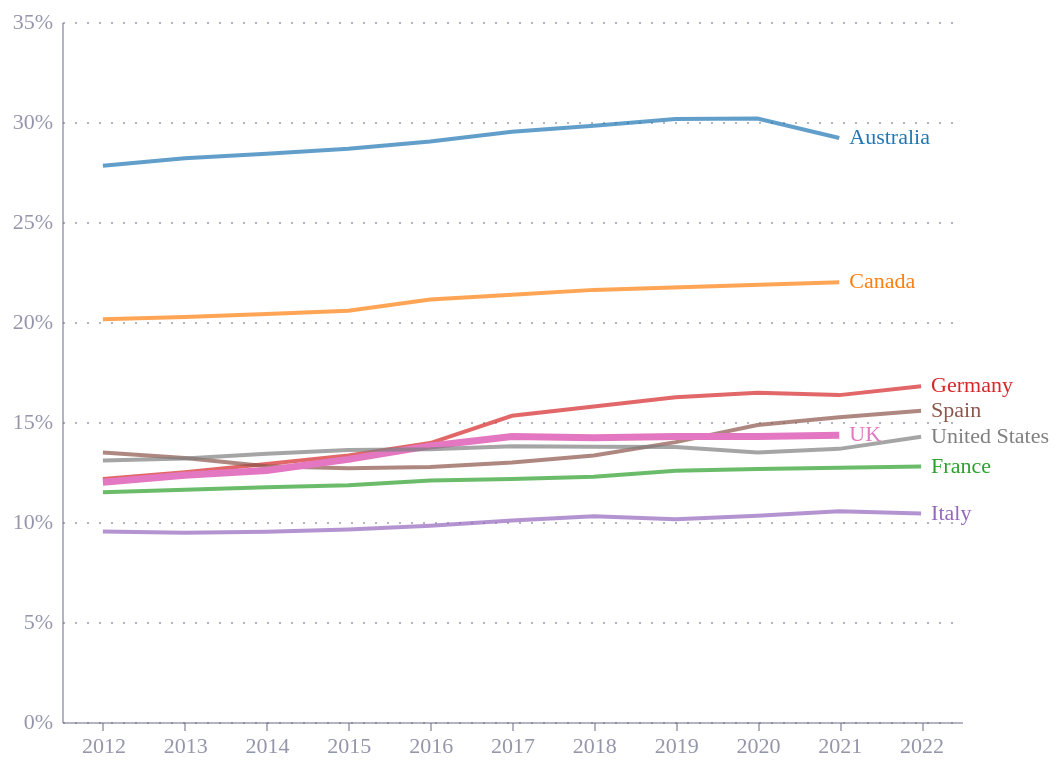

Write the Vega-Lite specification saved for this chart.
### Vega-Lite specification from a JSON file in a GitHub repository (floating-point values rounded to 4 significant figures; data arrays with more than 128 entries replaced by an {"elided": "..."} marker saying what was removed)
{"config": {"font": "Circular Std", "text": {"color": "#676A86", "align": "left", "baseline": "middle", "dx": 7, "dy": 0, "fontSize": 11}, "view": {"stroke": null, "continuousWidth": 400, "continuousHeight": 300, "discreteWidth": 400, "discreteHeight": 300}, "bar": {"color": "#179fdb"}, "line": {"color": "#e6224b"}, "rule": {"color": "#676A86"}, "area": {"opacity": 0.3}, "point": {"filled": true, "size": 80, "color": "#e6224b", "opacity": 0.95}, "geoshape": {"stroke": "white", "strokeWidth": 0.3}, "rect": {"fill": "#d6d4d4", "opacity": 0.3}, "axis": {"labelColor": "#676A86", "labelFontSize": 11, "labelFont": "Circular Std", "labelOpacity": 0.7, "tickColor": "#676A86", "tickOpacity": 0.5, "domainColor": "#676A86", "domainOpacity": 0.5, "gridColor": "#676A86", "gridDash": [2, 2], "gridOpacity": 0.5, "title": null, "titleColor": "#676A86", "titleOpacity": 0.8, "tickSize": 4}, "axisXDiscrete": {"grid": false, "labelAngle": 0, "tickCount": 10, "tickOpacity": 0.5, "title": null}, "axisYDiscrete": {"ticks": false, "labelPadding": 5}, "axisXTemporal": {"grid": false, "ticks": true}, "axisXQuantitative": {"grid": true}, "axisYQuantitative": {"gridColor": "#676A86", "gridDash": [1, 5], "gridOpacity": 0.5, "ticks": false, "labelPadding": 5, "tickCount": 8, "titleAngle": 0, "titleAlign": "left", "titleBaseline": "bottom", "titleX": 0, "titleY": -5}, "title": {"color": "#676A86", "subtitleColor": "#122b39E6", "font": "Circular Std", "subtitleFont": "Circular Std", "anchor": "start", "dx": 24, "fontSize": 14, "subtitleFontSize": 12, "subtitlePadding": 4, "offset": 0}, "legend": {"titleColor": "#122b39", "title": null, "labelColor": "#122b39", "labelFontSize": 11}}, "layer": [{"mark": {"type": "line"}, "encoding": {"color": {"field": "Country", "legend": null, "scale": {"scheme": "category10"}, "title": "Country", "type": "nominal"}, "opacity": {"condition": {"test": "(datum.Country === 'UK')", "value": 1}, "value": 0.7}, "size": {"condition": {"test": "(datum.Country === 'UK')", "value": 3.5}, "value": 2}, "x": {"field": "Year", "type": "ordinal"}, "y": {"axis": {"format": "%"}, "field": "Value", "type": "quantitative"}}, "transform": [{"filter": {"field": "Country", "oneOf": ["UK", "United States", "Germany", "France", "Italy", "Spain", "Canada", "Australia"]}}]}, {"mark": {"type": "text", "align": "left", "baseline": "middle", "dx": 5, "dy": 0}, "encoding": {"color": {"field": "Country", "legend": null, "scale": {"scheme": "category10"}, "title": "Country", "type": "nominal"}, "text": {"field": "Country", "type": "nominal"}, "x": {"aggregate": "max", "field": "Year", "type": "ordinal"}, "y": {"aggregate": {"argmax": "Year"}, "field": "Value", "type": "quantitative"}}, "transform": [{"filter": {"field": "Country", "oneOf": ["UK", "United States", "Germany", "France", "Italy", "Spain", "Canada", "Australia"]}}]}], "data": {"name": "data-5a062a58147ce1f2af4f8ec231e355d1"}, "$schema": "https://vega.github.io/schema/vega-lite/v5.17.0.json", "datasets": {"data-5a062a58147ce1f2af4f8ec231e355d1": {"elided": "358 records"}}, "width": 450, "height": 350}
